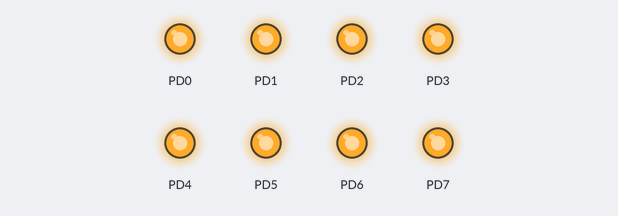
The program below on a simulated ATmega16, built with avr-gcc and emulated at 8 MHz. Shown: output pins drawn as LEDs (lit = HIGH). At 0.0 s the program stops and its outputs stay as they are.

Above: at 0.1 s.
Timing chart, 0 to 1.5 s (numbered marks = the images above):
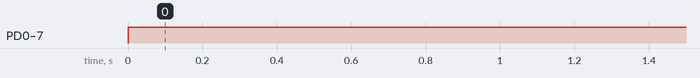

The program:

s1.c
```c
#include<avr/io.h>
#include<util/delay.h>

void main()
{
DDRD=0xff;

while(1)
{
PORTD=0xff;
}
}
```

Measured:
- by itself, PD0–7: LOW → HIGH at 0.00 s
